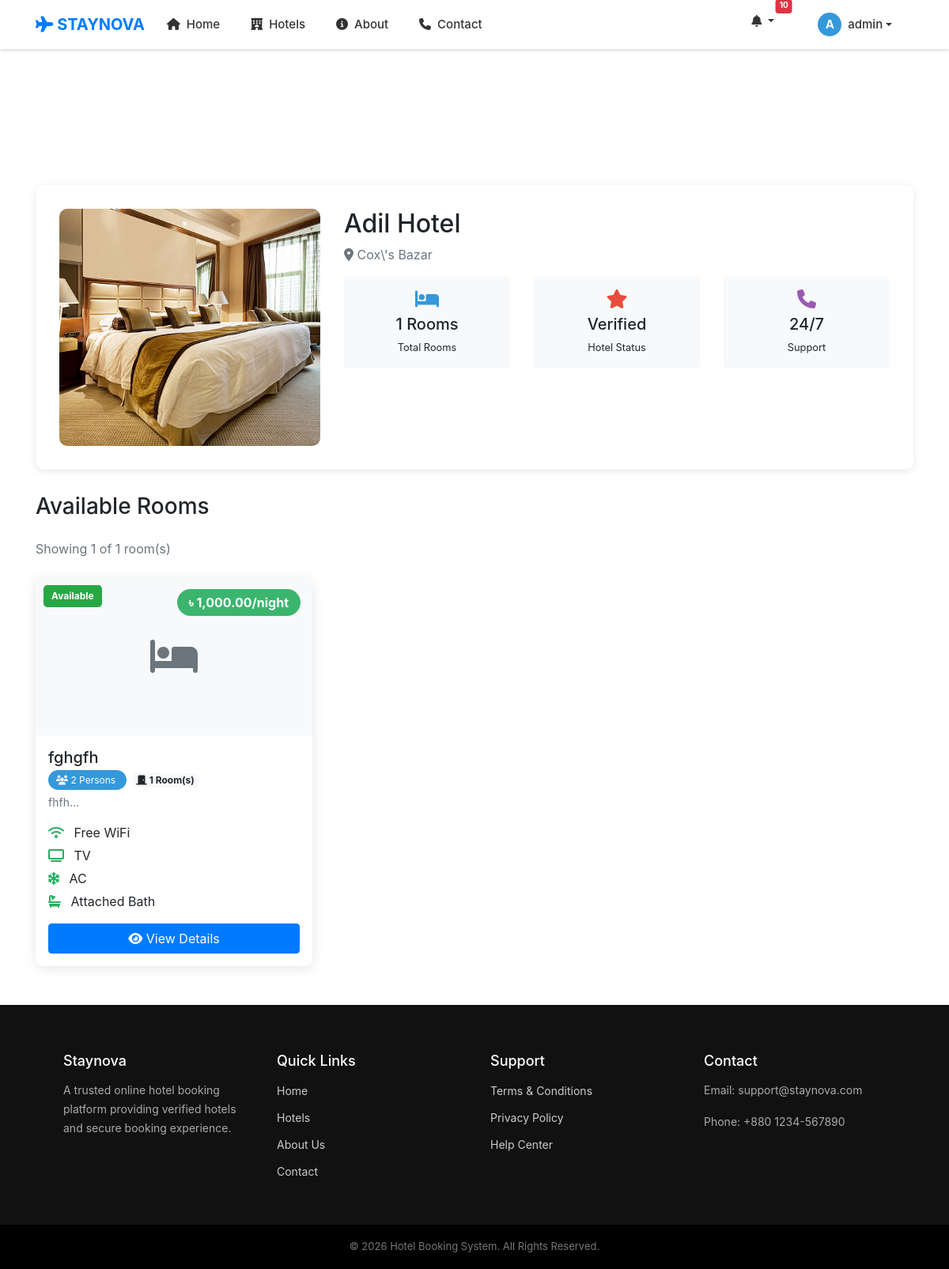
Page /hotel/hotel_details.php?id=20 (signed in) on the committed database.
### tables this page shows
CREATE TABLE `hotels` (
  `id` int(11) NOT NULL,
  `hotel_name` varchar(200) DEFAULT NULL,
  `title` varchar(200) DEFAULT NULL,
  `location` varchar(200) DEFAULT NULL,
  `price` int(11) DEFAULT NULL,
  `description` text DEFAULT NULL,
  `image` varchar(255) DEFAULT NULL,
  `status` enum('pending','approved','off','rejected') DEFAULT 'pending',
  `created_at` timestamp NOT NULL DEFAULT current_timestamp(),
  `owner_id` int(11) DEFAULT NULL,
  `rooms` int(11) DEFAULT 1,
  `capacity` int(11) DEFAULT 2,
  `booked_dates` text DEFAULT '[]',
  `capacity_per_room` int(11) DEFAULT 2,
  `total_rooms` int(11) DEFAULT 1
);

CREATE TABLE `rooms` (
  `id` int(11) NOT NULL,
  `hotel_id` int(11) NOT NULL,
  `room_title` varchar(200) NOT NULL,
  `description` text DEFAULT NULL,
  `capacity` int(11) DEFAULT 2,
  `room_count` int(11) DEFAULT 1,
  `price_per_night` decimal(10,2) NOT NULL,
  `status` enum('available','booked','maintenance') DEFAULT 'available',
  `created_at` timestamp NOT NULL DEFAULT current_timestamp()
);

### hotel/hotel_details.php (the view, shortened to what this page needs)
<?php
include "../header.php";
$hotel_id = $_GET['id'];
$sql = "SELECT * FROM hotels WHERE id='$hotel_id' AND status='approved'";
$result = mysqli_query($conn, $sql);
$hotel = mysqli_fetch_assoc($result);
$rooms_sql = "SELECT r.*,
              (SELECT image_url FROM room_images WHERE room_id = r.id AND is_primary = 1 LIMIT 1) as primary_image
              FROM rooms r
              WHERE r.hotel_id = '$hotel_id'
              ORDER BY r.price_per_night ASC";
$rooms_result = mysqli_query($conn, $rooms_sql);
?>
<!DOCTYPE html>
<html>
<head>
    <link rel="stylesheet" href="https://stackpath.bootstrapcdn.com/bootstrap/4.5.2/css/bootstrap.min.css">
    <link rel="stylesheet" href="https://cdnjs.cloudflare.com/ajax/libs/font-awesome/6.4.0/css/all.min.css">
    <link rel="stylesheet" href="../style.css">
</head>
<body>
<?php include "../header.php"; ?>
<div class="container mt-4">
    <div class="hotel-header">
        <div class="row">
            <div class="col-md-4">
                <img src="../uploads/<?php echo !empty($hotel['image']) ? $hotel['image'] : 'default.jpg'; ?>"
                     class="hotel-image" alt="<?php echo $hotel['hotel_name']; ?>"
                     onerror="this.src='../assets/img/default.jpg'">
            </div>
            <div class="col-md-8">
                <h2><?php echo $hotel['hotel_name']; ?></h2>
                <p class="text-muted mb-3">
                    <i class="fas fa-map-marker-alt"></i> <?php echo $hotel['location']; ?>
                </p>
                <div class="row">
                    <div class="col-md-4">
                        <div class="text-center p-3 bg-light rounded">
                            <div style="font-size: 24px; color: #3498db;">
                                <i class="fas fa-bed"></i>
                            </div>
                            <h5 class="mt-2">
                                <?php echo mysqli_num_rows($rooms_result); ?> Rooms
                            </h5>
                            <small>Total Rooms</small>
                        </div>
                    </div>
                    <div class="col-md-4">
                        <div class="text-center p-3 bg-light rounded">
                            <div style="font-size: 24px; color: #e74c3c;">
                                <i class="fas fa-star"></i>
                            </div>
                            <h5 class="mt-2">Verified</h5>
                            <small>Hotel Status</small>
                        </div>
                    </div>
                    <div class="col-md-4">
                        <div class="text-center p-3 bg-light rounded">
                            <div style="font-size: 24px; color: #9b59b6;">
                                <i class="fas fa-phone"></i>
                            </div>
                            <h5 class="mt-2">24/7</h5>
                            <small>Support</small>
                        </div>
                    </div>
                </div>
            </div>
        </div>
    </div>
    <h3 class="mb-4">Available Rooms</h3>
    <?php
    mysqli_data_seek($rooms_result, 0);
    $total_rooms = mysqli_num_rows($rooms_result);
    $available_rooms = 0;
    $rooms_array = [];
    while($room = mysqli_fetch_assoc($rooms_result)) {
        $rooms_array[] = $room;
        $available_rooms++;
    }
    ?>
    <?php if($total_rooms > 0): ?>
        <p class="text-muted mb-4">
            Showing <?php echo $available_rooms; ?> of <?php echo $total_rooms; ?> room(s)
        </p>
        <div class="row">
            <?php foreach($rooms_array as $room): ?>
            <div class="col-md-4 mb-4">
                <div class="room-card">
                    <div style="position: relative;">
                        <?php
                        $room_status = 'available';
                        $status_class = 'status-available';
                        ?>
                        <div class="room-status-badge <?php echo $status_class; ?>">
                            <?php echo ucfirst($room_status); ?>
                        </div>
                        <?php if(!empty($room['primary_image'])): ?>
                            <img src="../uploads/rooms/<?php echo $room['primary_image']; ?>"
                                 class="room-image"
                                 alt="<?php echo $room['room_title']; ?>"
                                 onerror="this.src='../assets/img/default.jpg'">
                        <?php else: ?>
                            <div class="room-image bg-light d-flex align-items-center justify-content-center">
                                <i class="fas fa-bed fa-3x text-muted"></i>
                            </div>
                        <?php endif; ?>
                        <div style="position: absolute; top: 15px; right: 15px; background: rgba(39, 174, 96, 0.9); color: white; padding: 5px 15px; border-radius: 20px; font-weight: bold;">
                            ৳ <?php echo number_format($room['price_per_night'], 2); ?>/night
                        </div>
                    </div>
                    <div class="p-3">
                        <h5><?php echo $room['room_title']; ?></h5>
                        <div class="mb-2">
                            <span class="capacity-badge">
                                <i class="fas fa-users"></i> <?php echo $room['capacity']; ?> Persons
                            </span>
                            <span class="badge badge-light ml-2">
                                <i class="fas fa-door-closed"></i> <?php echo $room['room_count']; ?> Room(s)
                            </span>
                        </div>
                        <?php if(!empty($room['description'])): ?>
                        <p class="text-muted mb-3" style="font-size: 14px;">
                            <?php echo substr(htmlspecialchars($room['description']), 0, 80); ?>...
                        </p>
                        <?php endif; ?>
                        <ul class="amenities-list">
                            <li><i class="fas fa-wifi"></i> Free WiFi</li>
                            <li><i class="fas fa-tv"></i> TV</li>
                            <li><i class="fas fa-snowflake"></i> AC</li>
                            <li><i class="fas fa-bath"></i> Attached Bath</li>
                        </ul>
                        <div class="mt-3">
                            <a href="room_details.php?room_id=<?php echo $room['id']; ?>"
                               class="btn btn-primary btn-block">
                                <i class="fas fa-eye"></i> View Details
                            </a>
                        </div>
                    </div>
                </div>
            </div>
            <?php endforeach; ?>
        </div>
    <?php endif; ?>
</div>
<?php include "../footer.php"; ?>
</body>
</html>

### style.css (style rules this page uses)
body { padding-top: 70px; }

### hotel/hotel_details.php (style rules this page uses)
body { background: #f8f9fa; }
.hotel-header { background: white; padding: 30px; border-radius: 10px; margin-bottom: 30px; box-shadow: 0 2px 10px rgba(0,0,0,0.1); }
.hotel-image { width: 100%; height: 300px; object-fit: cover; border-radius: 10px; }
.room-card { background: white; border-radius: 10px; overflow: hidden; margin-bottom: 25px; box-shadow: 0 3px 15px rgba(0,0,0,0.1); transition: transform 0.3s; }
.room-image { width: 100%; height: 200px; object-fit: cover; }
.capacity-badge { background: #3498db; color: white; padding: 5px 10px; border-radius: 20px; font-size: 12px; }
.amenities-list { list-style: none; padding: 0; }
.amenities-list li { margin-bottom: 5px; }
.amenities-list i { color: #27ae60; margin-right: 8px; }
.room-status-badge { position: absolute; top: 10px; left: 10px; padding: 5px 10px; border-radius: 5px; font-size: 12px; font-weight: bold; z-index: 1; }
.status-available { background: #28a745; color: white; }

### rows in the picture
hotels: image (picture), hotel_name "Adil Hotel", location "Cox\\'s Bazar"
rooms: room_status "Available", price_per_night "1,000.00", room_title "fghgfh", capacity "2", room_count "1", description "fhfh"

### other values in the picture
$unread_count "10"
substr($_SESSION['name'], 0, 1) "A"
$_SESSION['name'] "admin"
mysqli_num_rows($rooms_result) "1"
$available_rooms "1"
$total_rooms "1"
